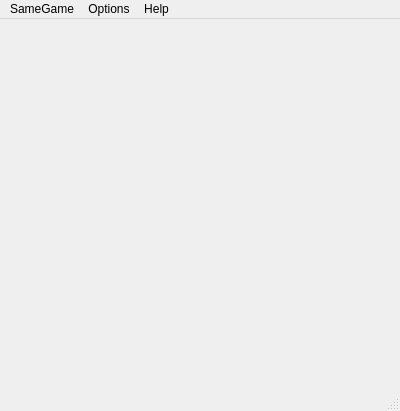
<?xml version="1.0" encoding="UTF-8"?>
<ui version="4.0">
 <class>SameGame</class>
 <widget class="QMainWindow" name="SameGame">
  <property name="geometry">
   <rect>
    <x>0</x>
    <y>0</y>
    <width>400</width>
    <height>411</height>
   </rect>
  </property>
  <property name="minimumSize">
   <size>
    <width>400</width>
    <height>400</height>
   </size>
  </property>
  <property name="windowTitle">
   <string>SameGame</string>
  </property>
  <property name="dockNestingEnabled">
   <bool>true</bool>
  </property>
  <property name="unifiedTitleAndToolBarOnMac">
   <bool>true</bool>
  </property>
  <widget class="QWidget" name="centralWidget">
   <layout class="QVBoxLayout" name="verticalLayout">
    <item>
     <layout class="QGridLayout" name="gridLayout">
      <property name="sizeConstraint">
       <enum>QLayout::SetDefaultConstraint</enum>
      </property>
      <property name="spacing">
       <number>0</number>
      </property>
     </layout>
    </item>
   </layout>
  </widget>
  <widget class="QMenuBar" name="menuBar">
   <property name="geometry">
    <rect>
     <x>0</x>
     <y>0</y>
     <width>400</width>
     <height>21</height>
    </rect>
   </property>
   <widget class="QMenu" name="menuOptions">
    <property name="title">
     <string>Options</string>
    </property>
    <widget class="QMenu" name="menuMode">
     <property name="title">
      <string>Mode</string>
     </property>
     <addaction name="action_ModeNormal"/>
     <addaction name="action_ModeEasy"/>
    </widget>
    <widget class="QMenu" name="menuStyle">
     <property name="title">
      <string>Style</string>
     </property>
     <addaction name="action_Images"/>
     <addaction name="action_One_Color"/>
    </widget>
    <widget class="QMenu" name="menuColors">
     <property name="title">
      <string>Colors</string>
     </property>
     <addaction name="action3_Colors"/>
     <addaction name="action4_Colors"/>
     <addaction name="action5_Colors"/>
     <addaction name="action6_Colors"/>
     <addaction name="action7_Colors"/>
     <addaction name="action8_Colors"/>
    </widget>
    <addaction name="actionNew_Game"/>
    <addaction name="actionUndo"/>
    <addaction name="separator"/>
    <addaction name="menuMode"/>
    <addaction name="menuColors"/>
    <addaction name="separator"/>
    <addaction name="menuStyle"/>
   </widget>
   <widget class="QMenu" name="menuSameGame">
    <property name="title">
     <string>SameGame</string>
    </property>
    <addaction name="action_About"/>
    <addaction name="separator"/>
    <addaction name="action_Quit"/>
   </widget>
   <widget class="QMenu" name="menuHelp">
    <property name="title">
     <string>Help</string>
    </property>
    <addaction name="actionAbout_this_Game"/>
   </widget>
   <addaction name="menuSameGame"/>
   <addaction name="menuOptions"/>
   <addaction name="menuHelp"/>
  </widget>
  <widget class="QStatusBar" name="statusBar"/>
  <action name="actionNew_Game">
   <property name="text">
    <string>New Game</string>
   </property>
   <property name="shortcut">
    <string>Ctrl+N</string>
   </property>
  </action>
  <action name="action_About">
   <property name="text">
    <string>About</string>
   </property>
  </action>
  <action name="actionAbout_this_Game">
   <property name="text">
    <string>How to play</string>
   </property>
   <property name="shortcut">
    <string>Ctrl+H</string>
   </property>
  </action>
  <action name="action_ModeNormal">
   <property name="text">
    <string>Normal</string>
   </property>
   <property name="shortcut">
    <string>Ctrl+1</string>
   </property>
  </action>
  <action name="action_ModeEasy">
   <property name="text">
    <string>Easy</string>
   </property>
   <property name="shortcut">
    <string>Ctrl+2</string>
   </property>
  </action>
  <action name="action_Images">
   <property name="text">
    <string>With Images</string>
   </property>
   <property name="shortcut">
    <string>Ctrl+3</string>
   </property>
  </action>
  <action name="action_One_Color">
   <property name="text">
    <string>Without Images</string>
   </property>
   <property name="shortcut">
    <string>Ctrl+4</string>
   </property>
  </action>
  <action name="action3_Colors">
   <property name="text">
    <string>3 Colors</string>
   </property>
  </action>
  <action name="action4_Colors">
   <property name="text">
    <string>4 Colors</string>
   </property>
  </action>
  <action name="action5_Colors">
   <property name="text">
    <string>5 Colors</string>
   </property>
  </action>
  <action name="action6_Colors">
   <property name="text">
    <string>6 Colors</string>
   </property>
  </action>
  <action name="action7_Colors">
   <property name="text">
    <string>7 Colors</string>
   </property>
  </action>
  <action name="action8_Colors">
   <property name="text">
    <string>8 Colors</string>
   </property>
  </action>
  <action name="action_About_Qt">
   <property name="text">
    <string>About Qt</string>
   </property>
  </action>
  <action name="action_Quit">
   <property name="text">
    <string>Quit</string>
   </property>
   <property name="shortcut">
    <string>Ctrl+Q</string>
   </property>
  </action>
  <action name="actionUndo">
   <property name="text">
    <string>Undo</string>
   </property>
   <property name="shortcut">
    <string>Ctrl+Z</string>
   </property>
  </action>
 </widget>
 <layoutdefault spacing="6" margin="11"/>
 <resources/>
 <connections/>
</ui>
